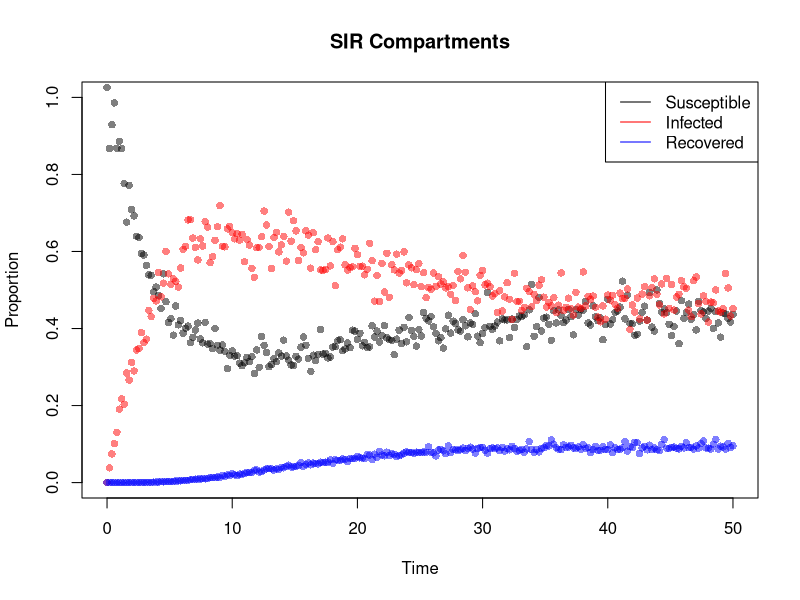

Recreate this plot in R. (Note: this script raises an error after producing the figure.)

# %%
library(deSolve)

invisible(sapply(list.files("./R", pattern = "\\.R$", full.names = TRUE), source))

f <- function(u, p, t) {
  du1 <- -p[1] * u[1] + p[3] * u[2] + u[3] * (p[1] * exp(-p[1] * p[2])) / (1 - exp(-p[1] * p[2]))
  du2 <- p[1] * u[1] - p[3] * u[2] - p[4] * (1 - exp(-p[5] * t^2)) * u[2]
  du3 <- p[4] * (1 - exp(-p[5] * t^2)) * u[2] - (p[1] * exp(-p[1] * p[2]) / (1 - exp(-p[1] * p[2]))) * u[3]
  c(du1, du2, du3)
}

npoints <- 256
p_star = c(0.2, 1.5, 0.074, 0.113, 0.0024)
p0 <- c(0.1, 2.5, 0.1, 0.1, 0.001)
u0 <- c(1, 0, 0)
t_span <- c(0, 50)
t_eval <- seq(t_span[1], t_span[2], length.out = npoints);

modelODE <- function(tvec, state, parameters) { list(as.vector(f(state, parameters, tvec))) }
sol <- deSolve::ode(y = u0, times = t_eval, func = modelODE, parms = p_star)

nr <- 0.005
noise_sd <- sqrt(nr)
noise <- matrix(
  rnorm(nrow(sol) * (ncol(sol) - 1), mean = 0, sd = noise_sd),
  nrow = nrow(sol)
)
# Log Normal Noise
U <- sol[, -1] * exp(noise)
tt <- matrix(sol[, 1], ncol = 1)

tt <- sol[, 1]
u1 <- U[,1]
u2 <- U[, 2]
u3 <- U[, 3]

plot(tt, u1, type = "p", pch = 16, cex = 1, col = adjustcolor("black", alpha.f = 0.5), xlab = "Time", ylab = "Proportion", main = "SIR Compartments", ylim=c(0, 1))
points(tt, u2, pch = 16, cex = 1, col = adjustcolor("red", alpha.f = 0.5))
points(tt, u3, pch = 16, cex = 1, col = adjustcolor("blue", alpha.f = 0.5))

legend("topright", legend = c("Susceptible", "Infected", "Recovered"), col = c("black", "red", "blue"), lwd = 1)

res <- solveWendy(f, p0, U, tt, method = "MLE", noise_dist = "lognormal")

sol <- deSolve::ode(y = u0, times = t_eval, func = modelODE, parms = res$phat)

lines(sol[, "time"], sol[, 2], col = "black", lwd = 2)
lines(sol[, "time"], sol[, 3], col = "red", lwd = 2)
lines(sol[, "time"], sol[, 4], col = "blue", lwd = 2)
